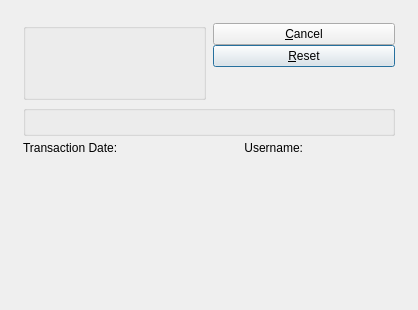
<ui version="4.0" >
 <comment>This file is part of the xTuple ERP: PostBooks Edition, a free and
open source Enterprise Resource Planning software suite,
Copyright (c) 1999-2010 by OpenMFG LLC, d/b/a xTuple.
It is licensed to you under the Common Public Attribution License
version 1.0, the full text of which (including xTuple-specific Exhibits)
is available at www.xtuple.com/CPAL.  By using this software, you agree
to be bound by its terms.</comment>
 <class>resetQOHBalances</class>
 <widget class="QDialog" name="resetQOHBalances" >
  <property name="geometry" >
   <rect>
    <x>0</x>
    <y>0</y>
    <width>418</width>
    <height>310</height>
   </rect>
  </property>
  <property name="windowTitle" >
   <string>Reset Quantity-On-Hand Balances</string>
  </property>
  <layout class="QGridLayout" name="gridLayout" >
   <item row="0" column="0" >
    <layout class="QVBoxLayout" name="verticalLayout" >
     <property name="spacing" >
      <number>12</number>
     </property>
     <property name="margin" >
      <number>12</number>
     </property>
     <item>
      <layout class="QVBoxLayout" >
       <property name="spacing" >
        <number>5</number>
       </property>
       <item>
        <layout class="QHBoxLayout" >
         <property name="spacing" >
          <number>7</number>
         </property>
         <item>
          <layout class="QVBoxLayout" >
           <property name="spacing" >
            <number>0</number>
           </property>
           <item>
            <widget class="WarehouseGroup" name="_warehouse" >
             <property name="title" >
              <string/>
             </property>
             <property name="fixedSize" >
              <bool>false</bool>
             </property>
            </widget>
           </item>
          </layout>
         </item>
         <item>
          <layout class="QHBoxLayout" >
           <property name="spacing" >
            <number>0</number>
           </property>
           <item>
            <layout class="QVBoxLayout" >
             <property name="spacing" >
              <number>0</number>
             </property>
             <item>
              <widget class="QPushButton" name="_close" >
               <property name="text" >
                <string>&amp;Cancel</string>
               </property>
              </widget>
             </item>
             <item>
              <widget class="QPushButton" name="_reset" >
               <property name="text" >
                <string>&amp;Reset</string>
               </property>
               <property name="default" >
                <bool>true</bool>
               </property>
              </widget>
             </item>
             <item>
              <spacer>
               <property name="orientation" >
                <enum>Qt::Vertical</enum>
               </property>
               <property name="sizeType" >
                <enum>QSizePolicy::Expanding</enum>
               </property>
               <property name="sizeHint" stdset="0" >
                <size>
                 <width>61</width>
                 <height>20</height>
                </size>
               </property>
              </spacer>
             </item>
            </layout>
           </item>
          </layout>
         </item>
        </layout>
       </item>
       <item>
        <widget class="ParameterGroup" name="_classCode" >
         <property name="title" >
          <string/>
         </property>
         <property name="fixedSize" >
          <bool>false</bool>
         </property>
        </widget>
       </item>
       <item>
        <layout class="QHBoxLayout" >
         <item>
          <widget class="QLabel" name="_transDateLit" >
           <property name="text" >
            <string>Transaction Date:</string>
           </property>
           <property name="buddy" >
            <cstring>_transDate</cstring>
           </property>
          </widget>
         </item>
         <item>
          <widget class="DLineEdit" name="_transDate" />
         </item>
         <item>
          <widget class="QLabel" name="_usernameLit" >
           <property name="text" >
            <string>Username:</string>
           </property>
           <property name="alignment" >
            <set>Qt::AlignRight|Qt::AlignTrailing|Qt::AlignVCenter</set>
           </property>
           <property name="buddy" >
            <cstring>_username</cstring>
           </property>
          </widget>
         </item>
         <item>
          <widget class="QLabel" name="_username" >
           <property name="text" >
            <string/>
           </property>
          </widget>
         </item>
        </layout>
       </item>
      </layout>
     </item>
     <item>
      <spacer>
       <property name="orientation" >
        <enum>Qt::Vertical</enum>
       </property>
       <property name="sizeType" >
        <enum>QSizePolicy::Expanding</enum>
       </property>
       <property name="sizeHint" stdset="0" >
        <size>
         <width>20</width>
         <height>0</height>
        </size>
       </property>
      </spacer>
     </item>
    </layout>
   </item>
  </layout>
 </widget>
 <layoutdefault spacing="6" margin="11" />
 <pixmapfunction>qPixmapFromMimeSource</pixmapfunction>
 <customwidgets>
  <customwidget>
   <class>DLineEdit</class>
   <extends>QWidget</extends>
   <header>datecluster.h</header>
  </customwidget>
  <customwidget>
   <class>ParameterGroup</class>
   <extends>QGroupBox</extends>
   <header>parametergroup.h</header>
  </customwidget>
  <customwidget>
   <class>WarehouseGroup</class>
   <extends>QGroupBox</extends>
   <header>warehousegroup.h</header>
  </customwidget>
 </customwidgets>
 <tabstops>
  <tabstop>_reset</tabstop>
  <tabstop>_close</tabstop>
 </tabstops>
 <resources/>
 <connections>
  <connection>
   <sender>_close</sender>
   <signal>clicked()</signal>
   <receiver>resetQOHBalances</receiver>
   <slot>reject()</slot>
   <hints>
    <hint type="sourcelabel" >
     <x>20</x>
     <y>20</y>
    </hint>
    <hint type="destinationlabel" >
     <x>20</x>
     <y>20</y>
    </hint>
   </hints>
  </connection>
 </connections>
</ui>
